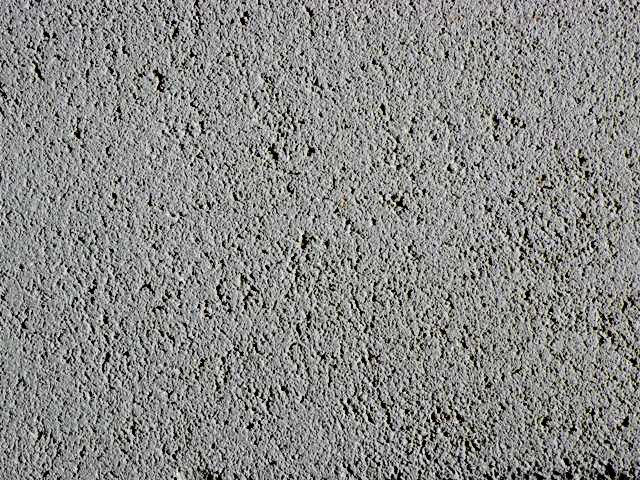
//> input picture texture.png, 640 x 480 px, given in place of the camera
$ ./opencv-test   (built with g++ and OpenCV 4)
//> lines starting //> are read from the running program, lines starting //| are printed output that depends on the picture; after the words box and inside, x2 and y2 are one past the last pixel; in counts of white or black regions, pixels touching at a corner belong together
//> further down, cameraFrame is the input picture: 480 rows x 640 cols, CV_8UC3; mean B, G, R 134.5, 135.9, 136.1
/*
 * * File:   main.cpp
 * * Author: sagar
 * *
 * * Created on 10 September, 2012, 7:48 PM
 * */
#include <opencv2/highgui/highgui.hpp>
#include <opencv2/imgproc/imgproc.hpp>
#include <iostream>
#include <vector>
using namespace cv;
using namespace std;

#define RED 0
#define BLUE 1
#define GREEN 2
#define WHITE 3
#define BLACK 4


RNG rng(12345);
const int thresh = 100;
const int max_thresh = 255;

Mat yellowFilter(const Mat& src) {
    assert(src.type() == CV_8UC3);

    Mat colorOnly;
    inRange(src, Scalar(25, 220, 127), Scalar(50, 255, 255), colorOnly);

    return colorOnly;
}

Mat equalizeIntensity(const Mat& inputImage)
{
    if(inputImage.channels() >= 3)
    {
        Mat hsv;
        cvtColor(inputImage,hsv,CV_BGR2HSV);
//> hsv: 480 rows x 640 cols, CV_8UC3; mean H, S, V 14.3, 6.2, 136.3

        vector<Mat> channels;
        split(hsv,channels);
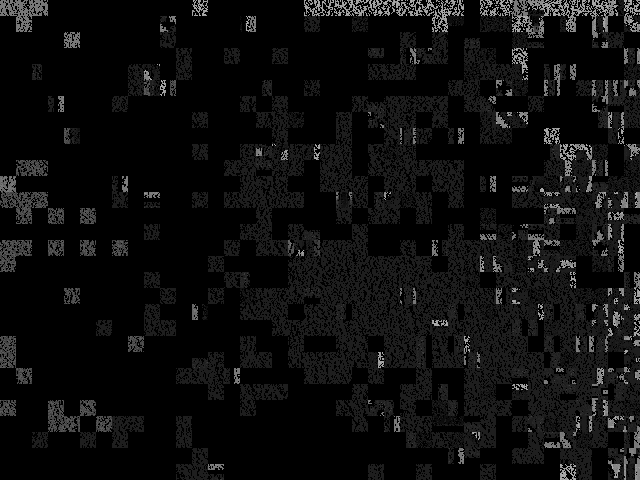
//> channels[0]: 480 rows x 640 cols, CV_8UC1; min 0, max 178, mean 14.3
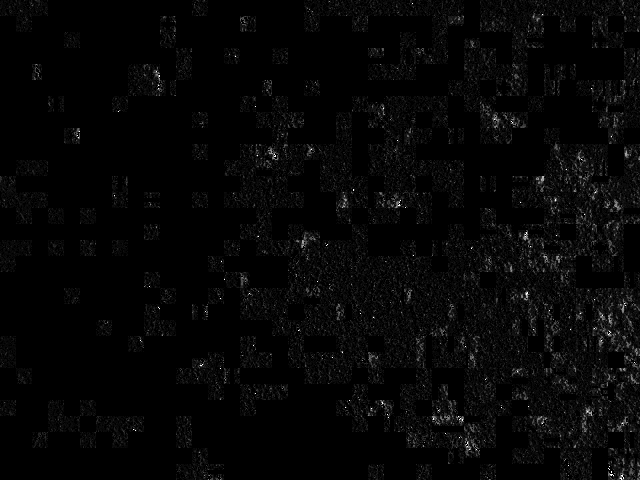
//> channels[1]: 480 rows x 640 cols, CV_8UC1; min 0, max 255, mean 6.2

        equalizeHist(channels[1], channels[1]);
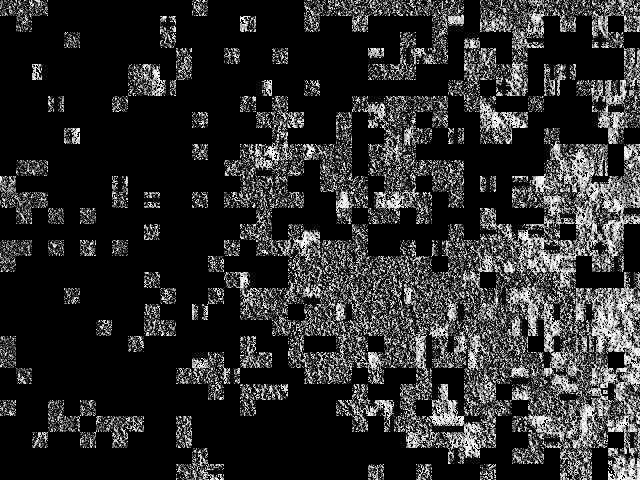
//> channels[1]: 480 rows x 640 cols, CV_8UC1; min 0, max 255, mean 42.5

        Mat result;
        merge(channels,result);
//> result: 480 rows x 640 cols, CV_8UC3; mean H, S, V 14.3, 42.5, 136.3


        return result;
    }
    return Mat();
}

Vector<Point> findObjects(const Mat& inputImage) {
    Vector<Point> objects;
    Mat canny_output;
    vector<vector<Point>> contours;
    vector<Vec4i> hierarchy;

    // Blug Image
    blur(inputImage, inputImage, Size(3,3));

    // Detect edges using canny
    Canny( inputImage, canny_output, thresh, thresh*2, 3 );

    // Find contours
    findContours( canny_output, contours, hierarchy, CV_RETR_LIST, CV_CHAIN_APPROX_SIMPLE, Point(0, 0) );
    // Draw contours
    Mat drawing = Mat::zeros( canny_output.size(), CV_8UC3 );
    for( int i = 0; i< contours.size(); i++ )
    {
        Scalar color = Scalar( rng.uniform(0, 255), rng.uniform(0,255), rng.uniform(0,255) );
        drawContours( drawing, contours, i, color, 2, 8, hierarchy, 0, Point() );
        double area = contourArea(contours[i]);
        if(area > 45) {
            Moments M = moments(contours[i]);
            int cx = (int)(M.m10/M.m00);
            int cy = (int)(M.m01/M.m00);
            Point c = Point(cx,cy);
            cout << c << "|" << area << endl;
            objects.push_back(c);
            circle( drawing, c, 5, Scalar( rng.uniform(0, 255), rng.uniform(0,255), rng.uniform(0,255) ));
        }
    }
    imshow("contours", drawing);
    //Show in a window
    return objects;
}

int main() {
    VideoCapture stream1(0);   //0 is the id of video device.0 if you have only one camera.

    if (!stream1.isOpened()) { //check if video device has been initialised
        cout << "cannot open camera";
    }

    //unconditional loop
    while (true) {
        Mat cameraFrame;
        stream1.read(cameraFrame);
//        Mat blurFrame = dilate(cameraFrame, );
        Mat normFrame = equalizeIntensity(cameraFrame);
        Mat filtered = yellowFilter(normFrame);
//> in yellowFilter, `inRange(src, Scalar(25, 220, 127), Scalar(50, 255, 255), colorOnly);`:
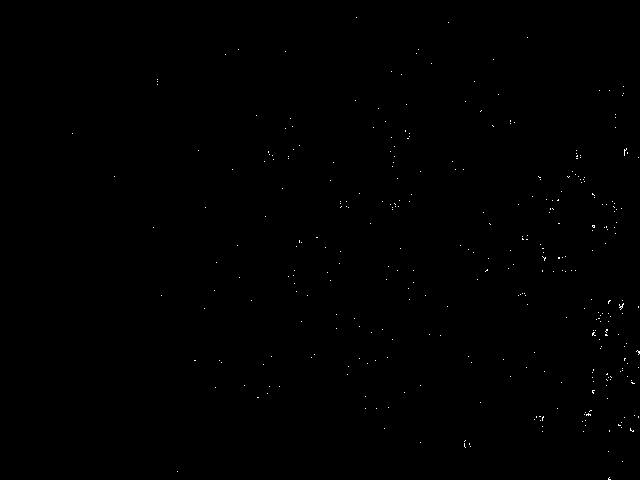
//> colorOnly: 480 rows x 640 cols, CV_8UC1; 0.16% white in thin lines or dots, all inside (x1, y1, x2, y2) = (72, 17, 640, 480)
//> (the run ends here: the program needs code that is not available in this run, at `findObjects(filtered);`)
